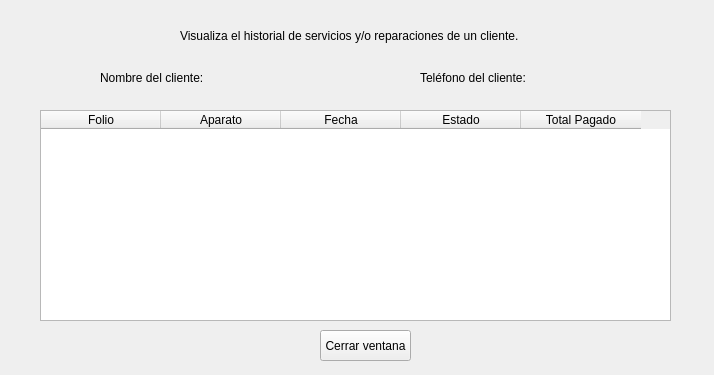
<?xml version="1.0" encoding="UTF-8"?>
<ui version="4.0">
 <class>Form</class>
 <widget class="QWidget" name="Form">
  <property name="geometry">
   <rect>
    <x>0</x>
    <y>0</y>
    <width>714</width>
    <height>375</height>
   </rect>
  </property>
  <property name="windowTitle">
   <string>Form</string>
  </property>
  <widget class="QLabel" name="label">
   <property name="geometry">
    <rect>
     <x>180</x>
     <y>10</y>
     <width>341</width>
     <height>51</height>
    </rect>
   </property>
   <property name="text">
    <string>Visualiza el historial de servicios y/o reparaciones de un cliente.</string>
   </property>
  </widget>
  <widget class="QLabel" name="lbl_nombre_historial">
   <property name="geometry">
    <rect>
     <x>100</x>
     <y>70</y>
     <width>201</width>
     <height>16</height>
    </rect>
   </property>
   <property name="text">
    <string>Nombre del cliente: </string>
   </property>
  </widget>
  <widget class="QLabel" name="lbl_telefono_historial">
   <property name="geometry">
    <rect>
     <x>420</x>
     <y>70</y>
     <width>211</width>
     <height>16</height>
    </rect>
   </property>
   <property name="text">
    <string>Teléfono del cliente: </string>
   </property>
  </widget>
  <widget class="QTableWidget" name="tabla_historial">
   <property name="geometry">
    <rect>
     <x>40</x>
     <y>110</y>
     <width>631</width>
     <height>211</height>
    </rect>
   </property>
   <attribute name="horizontalHeaderDefaultSectionSize">
    <number>120</number>
   </attribute>
   <column>
    <property name="text">
     <string>Folio</string>
    </property>
   </column>
   <column>
    <property name="text">
     <string>Aparato</string>
    </property>
   </column>
   <column>
    <property name="text">
     <string>Fecha</string>
    </property>
   </column>
   <column>
    <property name="text">
     <string>Estado</string>
    </property>
   </column>
   <column>
    <property name="text">
     <string>Total Pagado</string>
    </property>
   </column>
  </widget>
  <widget class="QPushButton" name="btn_cerrar_historial">
   <property name="geometry">
    <rect>
     <x>320</x>
     <y>330</y>
     <width>91</width>
     <height>31</height>
    </rect>
   </property>
   <property name="text">
    <string>Cerrar ventana</string>
   </property>
  </widget>
 </widget>
 <resources/>
 <connections/>
</ui>
